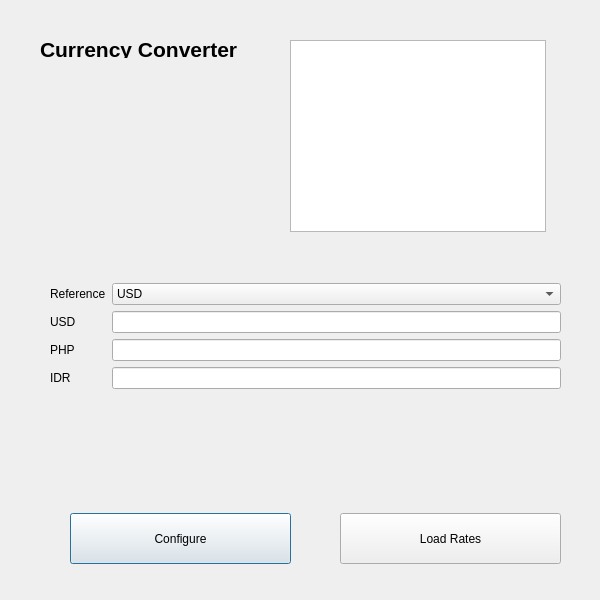
<?xml version="1.0" encoding="UTF-8"?>
<ui version="4.0">
 <class>Dialog</class>
 <widget class="QDialog" name="Dialog">
  <property name="geometry">
   <rect>
    <x>0</x>
    <y>0</y>
    <width>600</width>
    <height>600</height>
   </rect>
  </property>
  <property name="windowTitle">
   <string>Dialog</string>
  </property>
  <widget class="QLabel" name="labelTitle">
   <property name="geometry">
    <rect>
     <x>40</x>
     <y>40</y>
     <width>221</width>
     <height>18</height>
    </rect>
   </property>
   <property name="font">
    <font>
     <pointsize>16</pointsize>
     <weight>75</weight>
     <bold>true</bold>
    </font>
   </property>
   <property name="text">
    <string>Currency Converter</string>
   </property>
  </widget>
  <widget class="QWidget" name="formLayoutWidget">
   <property name="geometry">
    <rect>
     <x>50</x>
     <y>283</y>
     <width>511</width>
     <height>171</height>
    </rect>
   </property>
   <layout class="QFormLayout" name="formLayout">
    <item row="0" column="0">
     <widget class="QLabel" name="labelRef">
      <property name="text">
       <string>Reference</string>
      </property>
     </widget>
    </item>
    <item row="0" column="1">
     <widget class="QComboBox" name="comboBoxRef">
      <property name="maximumSize">
       <size>
        <width>16777215</width>
        <height>400</height>
       </size>
      </property>
      <item>
       <property name="text">
        <string>USD</string>
       </property>
      </item>
      <item>
       <property name="text">
        <string>PHP</string>
       </property>
      </item>
      <item>
       <property name="text">
        <string>IDR</string>
       </property>
      </item>
     </widget>
    </item>
    <item row="1" column="0">
     <widget class="QLabel" name="labelUSD">
      <property name="text">
       <string>USD</string>
      </property>
     </widget>
    </item>
    <item row="1" column="1">
     <widget class="QLineEdit" name="lineEditUSD"/>
    </item>
    <item row="2" column="0">
     <widget class="QLabel" name="labelPHP">
      <property name="text">
       <string>PHP</string>
      </property>
     </widget>
    </item>
    <item row="2" column="1">
     <widget class="QLineEdit" name="lineEditPHP"/>
    </item>
    <item row="3" column="0">
     <widget class="QLabel" name="labelIDR">
      <property name="text">
       <string>IDR</string>
      </property>
     </widget>
    </item>
    <item row="3" column="1">
     <widget class="QLineEdit" name="lineEditIDR"/>
    </item>
   </layout>
  </widget>
  <widget class="QPushButton" name="btnCondifgure">
   <property name="geometry">
    <rect>
     <x>70</x>
     <y>513</y>
     <width>221</width>
     <height>51</height>
    </rect>
   </property>
   <property name="text">
    <string>Configure</string>
   </property>
  </widget>
  <widget class="QPushButton" name="btnLoadRates">
   <property name="geometry">
    <rect>
     <x>340</x>
     <y>513</y>
     <width>221</width>
     <height>51</height>
    </rect>
   </property>
   <property name="text">
    <string>Load Rates</string>
   </property>
  </widget>
  <widget class="QGraphicsView" name="graphicsViewImage">
   <property name="geometry">
    <rect>
     <x>290</x>
     <y>40</y>
     <width>256</width>
     <height>192</height>
    </rect>
   </property>
  </widget>
 </widget>
 <resources/>
 <connections/>
</ui>
